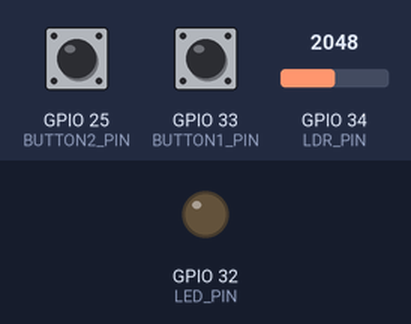
A sketch run on a simulated ESP32. On the bench: output pins drawn as LEDs (lit = HIGH). Inputs (shaded band) come from the test bench; at power-on: GPIO 25 (BUTTON2_PIN) HIGH, GPIO 33 (BUTTON1_PIN) HIGH, GPIO 34 (LDR_PIN) = 2048. What the sketch prints to the serial monitor is not drawn.

Above: at 1.2 s.
1.3 s: GPIO 25 (BUTTON2_PIN) pulled LOW for 0.15 s
At 1.6 s:
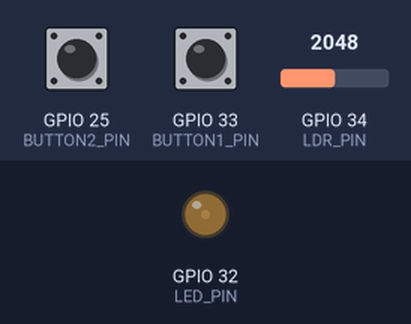
2.9 s: GPIO 33 (BUTTON1_PIN) pulled LOW for 0.15 s
At 3.2 s:
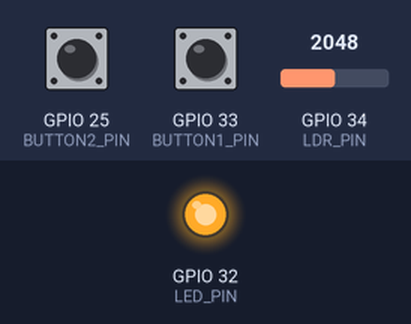
4.8 s: GPIO 25 (BUTTON2_PIN) pulled LOW for 1 s
7.3 s: GPIO 25 (BUTTON2_PIN) pulled LOW for 0.15 s
At 8.5 s:
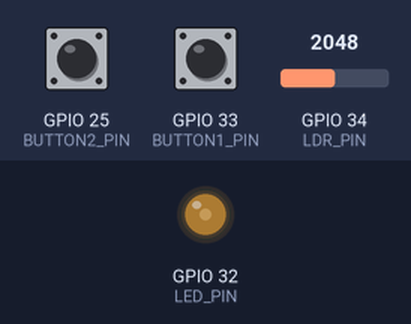
8.9 s: GPIO 25 (BUTTON2_PIN) pulled LOW for 3.2 s
At 9.7 s:
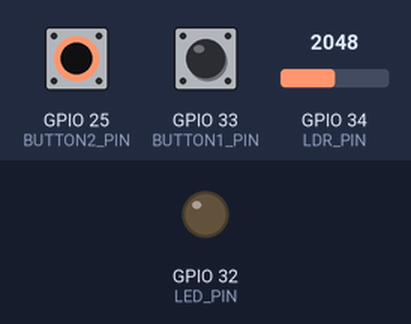
13.6 s: GPIO 33 (BUTTON1_PIN) pulled LOW for 3.2 s
At 16.95 s:
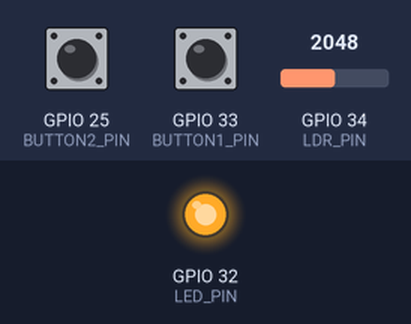
Timing chart, 0 to 18.6 s (numbered marks = the images above; inputs shaded):
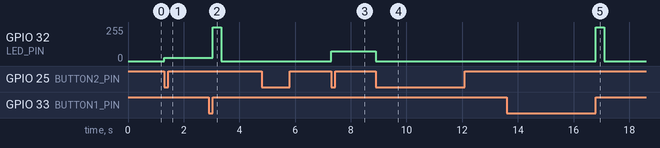

The sketch:

3.1.ino
```cpp
#define LDR_PIN 34
#define LED_PIN 32
#define BUTTON1_PIN 33
#define BUTTON2_PIN 25

volatile bool buttonReleased = false;
volatile bool button2Pressed = false;
volatile unsigned long lastInterruptTime1 = 0;
volatile unsigned long lastInterruptTime2 = 0;
#define DEBOUNCE_TIME 200
volatile int buttonCount = 0;

void IRAM_ATTR handleButtonRelease1() {
  unsigned long now = millis();
  if (now - lastInterruptTime1 > DEBOUNCE_TIME) {
    buttonReleased = true;
    lastInterruptTime1 = now;
  }
}

void IRAM_ATTR handleButtonPress2() {
  unsigned long now = millis();
  if (now - lastInterruptTime2 > DEBOUNCE_TIME) {
    button2Pressed = true;
    lastInterruptTime2 = now;
  }
}

void setup() {
  Serial.begin(115200);
  pinMode(LDR_PIN, INPUT);
  pinMode(BUTTON1_PIN, INPUT_PULLUP);
  pinMode(BUTTON2_PIN, INPUT_PULLUP);
  pinMode(LED_PIN, OUTPUT);
  attachInterrupt(BUTTON1_PIN, handleButtonRelease1, RISING);
  attachInterrupt(BUTTON2_PIN, handleButtonPress2, FALLING);
  Serial.println("Система готова. Натискай кнопки!");
}

void loop() {

  if (buttonReleased) {
    buttonReleased = false;
    int ldrValue = analogRead(LDR_PIN);
    Serial.print("Освітленість (LDR): ");
    Serial.println(ldrValue);
    analogWrite(LED_PIN, 255);
    delay(300);
    analogWrite(LED_PIN, 0);
    delay(200);
    Serial.println("Переривання №1 виконано.");
    Serial.println("---------------------------------------");
  }

  if (button2Pressed) {
    button2Pressed = false;
    buttonCount++;
    Serial.print("Кнопку №2 натиснуто разів: ");
    Serial.println(buttonCount);
    if (buttonCount % 2 == 0) {
      analogWrite(LED_PIN, 0);
      Serial.println("LED вимкнено");
    } else {
      int brightness = (buttonCount % 10) * 25;
      analogWrite(LED_PIN, brightness);
      Serial.print("LED увімкнено, яскравість = ");
      Serial.println(brightness);
    }
    Serial.println("---------------------------------------");
  }
}
```

Measured:
- after the input at 1.3 s, GPIO 32 (LED_PIN): 0/255 → 25/255 at once
- after the input at 2.9 s, GPIO 32 (LED_PIN): 25/255 → 255/255 after 0.15 s, → 0/255 0.30 s later
- after the input at 4.8 s, every drawn part: stays the same
- after the input at 7.3 s, GPIO 32 (LED_PIN): 0/255 → 75/255 at once
- after the input at 8.9 s, GPIO 32 (LED_PIN): 75/255 → 0/255 at once
- after the input at 13.6 s, GPIO 32 (LED_PIN): 0/255 → 255/255 after 3.2 s, → 0/255 0.30 s later
